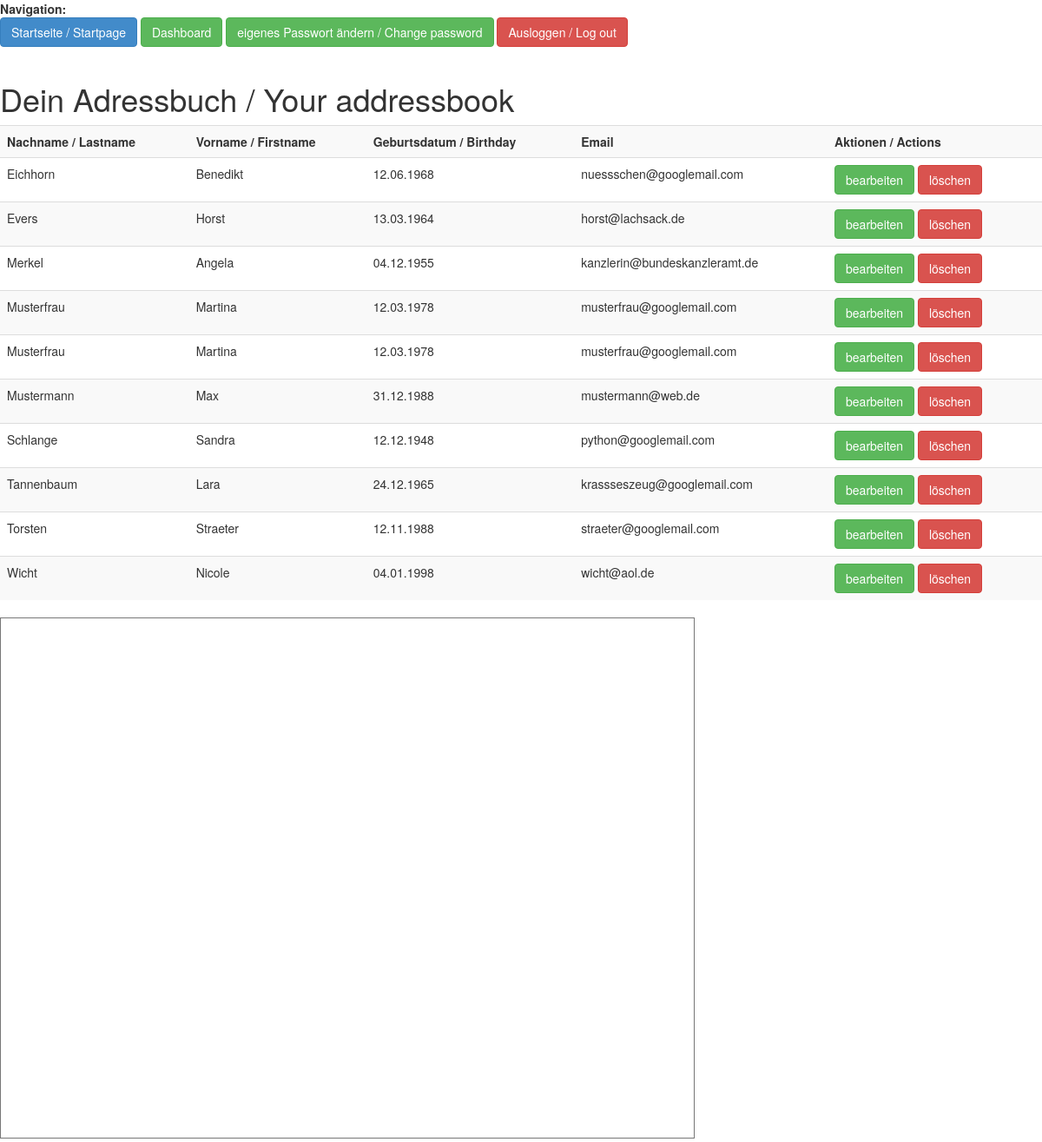
/contacts (signed in), run on the app's committed database.
### models.py (models this page shows, shortened)
class Contact(Base):
    __tablename__ = 'contacts'
    id = Column(Integer, primary_key=True)
    lastname = Column(Text, nullable=False)
    firstname = Column(Text, nullable=False)
    title = Column(Text, nullable=True)
    street = Column(Text, nullable=True)
    zip = Column(Text, nullable=True)
    city = Column(Text, nullable=True)
    birthdate = Column(Text, nullable=True)
    landline = Column(Text, nullable=True)
    mobile_phone = Column(Text, nullable=True)
    email = Column(Text, nullable=True)
    homepage = Column(Text, nullable=True)
    twitter = Column(Text, nullable=True)
    user_id = Column(Integer, ForeignKey('users.id'))
    user = relationship('User', backref = backref('contacts', lazy = 'dynamic'))

### adressbuch_app.py (the view)
@app.route('/contacts')
@login_required
def contacts():
    result = Contact.query.filter_by(user_id=current_user.id).order_by('lastname').all()
    return render_template('contacts.jinja', contacts=result)

### adressbuch_app.py (called while the page is built)
@login_manager.user_loader
def load_user(user_id):
    return User.query.get(int(user_id))

@app.teardown_appcontext
def shutdown_session(exception=None):
    db_session.remove()

### templates/contacts.jinja
{% extends 'base2.jinja' %}
{% block content %}
<h1>Dein Adressbuch / Your addressbook</h1>
<p>
{% if contacts %}
<table class="table table-striped">
    <tr>
        <th>Nachname / Lastname</th>
        <th>Vorname / Firstname</th>
        <th>Geburtsdatum / Birthday</th>
        <th>Email</th>
        <th>Aktionen / Actions</th>
    </tr>
{% for contact in contacts %}
    <tr>
        <td>{{ contact.lastname }}</td>
        <td>{{ contact.firstname }}</td>
        <td>{{ contact.birthdate }}</td>
        <td>{{ contact.email }}</td>
        <td> <a href="{{ url_for('contact_edit', contact_id=contact.id) }}" class="btn btn-success" role="button">bearbeiten</a> <a href="{{ url_for('contact_delete', contact_id=contact.id) }}" class="btn btn-danger" role="button">löschen</a> </td>
    </tr>
{% endfor %}
</table>
{% else %}
<b>Dein Adressbuch ist noch leer. Schreib doch ein paar Kontakte rein! / The addressbook is empty. Please add some contacts!</b>
{% endif %}
</p>
<iframe src="https://www.google.com/calendar/embed?height=600&amp;wkst=2&amp;bgcolor=%23FFFFFF&amp;src=o1eobcqn28jf3tutcpdbahp42o%40group.calendar.google.com&amp;color=%230F4B38&amp;src=de.german%23holiday%40group.v.calendar.google.com&amp;color=%232F6309&amp;src=ht3jlfaac5lfd6263ulfh4tql8%40group.calendar.google.com&amp;color=%23333333&amp;src=e_2_de%23weeknum%40group.v.calendar.google.com&amp;color=%232952A3&amp;ctz=Europe%2FBerlin" style=" border:solid 1px #777 " width="800" height="600" frameborder="0" scrolling="no"></iframe>
{% endblock %}

### templates/base2.jinja (shortened to what this page needs)
<!doctype html>
<html>
<head>
    <link href="{{url_for('static', filename='css/bootstrap.min.css')}}" rel="stylesheet">
</head>
<body>
<b>Navigation:</b>
<br />
<a href="{{ url_for('index') }}" class="btn btn-primary" role="button">Startseite / Startpage</a>
<a href="{{ url_for('logged_in') }}"class="btn btn-success" role="button">Dashboard</a>
<a href="{{ url_for('password') }}"class="btn btn-success" role="button">eigenes Passwort ändern / Change password</a>
<a href="{{ url_for('logout') }}"class="btn btn-danger" role="button">Ausloggen / Log out</a>
<br /><br />
    {% block content%} Mein Content {%endblock%}
</body>
</html>

### data on the page
Contact: lastname "Eichhorn", firstname "Benedikt", birthdate "12.06.1968", email "nuessschen@googlemail.com"
Contact: lastname "Evers", firstname "Horst", birthdate "13.03.1964", email "horst@lachsack.de"
Contact: lastname "Merkel", firstname "Angela", birthdate "04.12.1955", email "kanzlerin@bundeskanzleramt.de"
Contact: lastname "Musterfrau", firstname "Martina", birthdate "12.03.1978", email "musterfrau@googlemail.com"
Contact: lastname "Musterfrau", firstname "Martina", birthdate "12.03.1978", email "musterfrau@googlemail.com"
Contact: lastname "Mustermann", firstname "Max", birthdate "31.12.1988", email "mustermann@web.de"
Contact: lastname "Schlange", firstname "Sandra", birthdate "12.12.1948", email "python@googlemail.com"
Contact: lastname "Tannenbaum", firstname "Lara", birthdate "24.12.1965", email "krassseszeug@googlemail.com"
Contact: lastname "Torsten", firstname "Straeter", birthdate "12.11.1988", email "straeter@googlemail.com"
Contact: lastname "Wicht", firstname "Nicole", birthdate "04.01.1998", email "wicht@aol.de"
